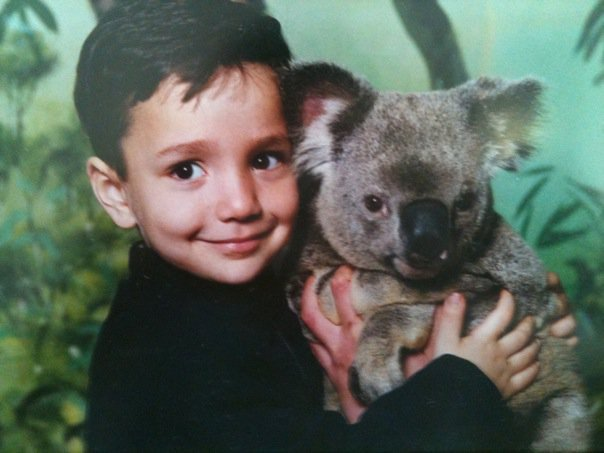
#> input picture baby.jpg, 604 x 453 px
$ python app.py
#> lines starting #> are read from the running program, lines starting #| are printed output that depends on the picture; after the words box and inside, x2 and y2 are one past the last pixel; in counts of white or black regions, pixels touching at a corner belong together
"""
[Day 7] Assignment: Steganography
    - Turn in on Gradescope (https://make.sc/bew2.3-gradescope)
    # /Lessons/Steganography
    - Lesson Plan: https://make-school-courses.github.io/BEW-2.3-Web-Security/
Deliverables:
    1. All TODOs in this file.
    2. Decoded sample image with secret text revealed
    3. Your own image encoded with hidden secret text!
"""

from PIL import Image
from PIL import ImageDraw, ImageFont
from PIL.ImagePalette import raw


def decode_image(path_to_png):
    """
    Decode image from path
    """
    # Open the image using PIL:
    encoded_image = Image.open(path_to_png)

    # Separate the red channel from the rest of the image:
    red_channel = encoded_image.split()[0]

    # Create a new PIL image with the same size as the encoded image:
    decoded_image = Image.new("RGB", encoded_image.size)
    pixels = decoded_image.load()
    x_size, y_size = encoded_image.size

    for x in range(x_size):
        for y in range(y_size):
            buffer = red_channel.getpixel((x, y))

            binary = bin(buffer)
            lsb = binary[len(binary) - 1]
            lsb = int(lsb)

            rbg = (255, 255, 255) if lsb == 0 else (0, 0, 0)

            decoded_image.putpixel((x, y), rbg)

    decoded_image.save("decoded_image.png")


def encode_image(path_to_png, secret_message):
    """
    Encode secret text to image from path
    """
#> called with path_to_png = 'baby.jpg', secret_message = 'I am a cuter baby than you ever were lol'
    base_image = Image.open(path_to_png)
#> base_image is the input picture: PIL image 604x453 RGB; mean R, G, B 92.7, 102.3, 90.8
    x_size, y_size = base_image.size
#> x_size = 604; y_size = 453

    text_img = Image.new(mode='RGB', size=(x_size, y_size), color=(0, 0, 0))
#> text_img: PIL image 604x453 RGB; every value is 0
    draw = ImageDraw.Draw(text_img)

    # Font Source: https://stackoverflow.com/a/59160253/7897036
    relativeness = 25
    font = ImageFont.truetype("Times New Roman.ttf", y_size // relativeness)
    draw.text((x_size // relativeness, y_size // relativeness),
              secret_message, font=font)

    text_img.save("raw_text.png")
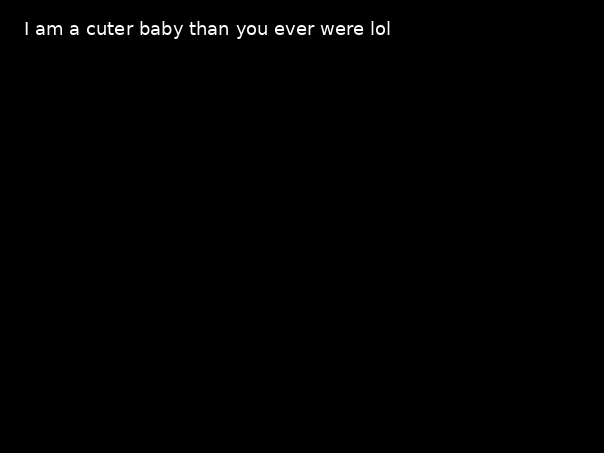
#> saved as raw_text.png: PIL image 604x453 RGB; min 0, max 255, mean 1.2

    for x in range(x_size):
        for y in range(y_size):

            raw_rgb = base_image.getpixel((x, y))
            red = raw_rgb[0]
            binary = bin(red)
            binary_list = list(binary)
            binary_len = len(binary_list)

            if text_img.getpixel((x, y)) == (255, 255, 255):
                binary_list[binary_len - 1] = "0"
            else:
                binary_list[binary_len - 1] = "1"

            new_red = int("".join(binary_list), 2)
            new_rgb = (new_red, raw_rgb[1], raw_rgb[2])
            base_image.putpixel((x, y), new_rgb)

    base_image.save("encoded.png", "png")


encode_image("baby.jpg", "I am a cuter baby than you ever were lol")
decode_image("encoded.png")
#> in decode_image, `red_channel = encoded_image.split()[0]`:
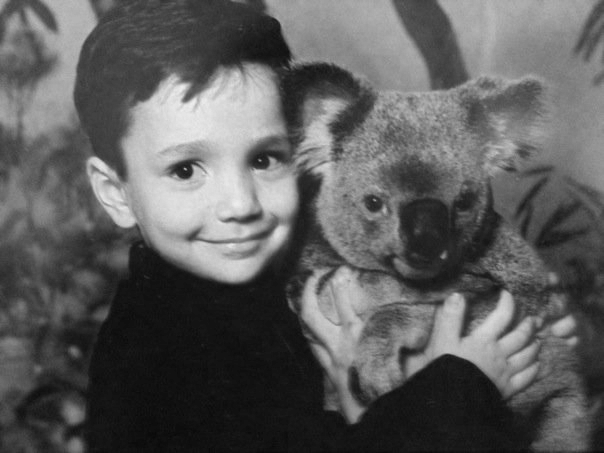
#> red_channel: PIL image 604x453 L; min 7, max 237, mean 93.2
#> after the loop in decode_image, `for x in range(x_size):`:
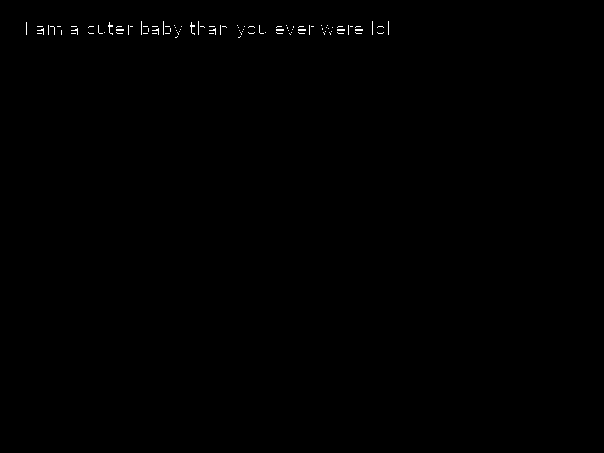
#> decoded_image: PIL image 604x453 RGB; 0.22% white in thin lines or dots, all inside (x1, y1, x2, y2) = (26, 21, 389, 38)
